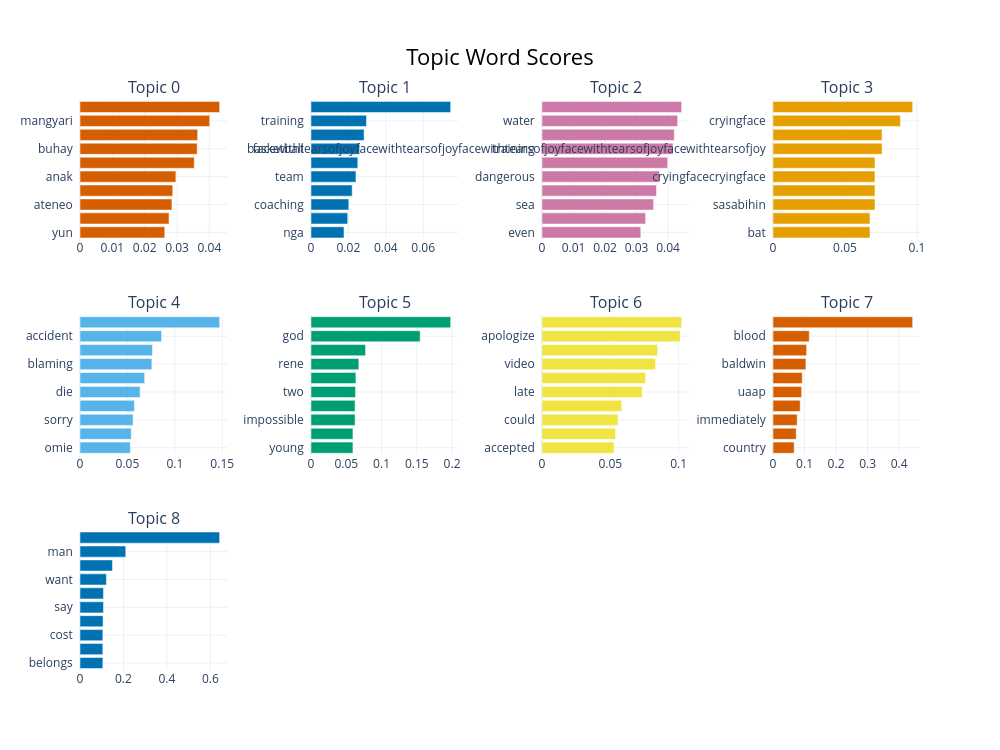

Source (notebook cell):
### Code cell
topic_model.visualize_barchart(top_n_topics=10, n_words=10)

### Figure 1 — Plotly figure (JSON) as saved in the notebook; plotly's stock layout.template omitted (floating-point values rounded to 4 significant figures)
{"data": [{"marker": {"color": "#D55E00"}, "orientation": "h", "type": "bar", "x": [0.02621, 0.02752, 0.02842, 0.02868, 0.02965, 0.03533, 0.03622, 0.03638, 0.04011, 0.04318], "xaxis": "x", "y": ["yun  ", "nyo  ", "ateneo  ", "nman  ", "anak  ", "sorry  ", "buhay  ", "wala  ", "mangyari  ", "yan  "], "yaxis": "y"}, {"marker": {"color": "#0072B2"}, "orientation": "h", "type": "bar", "x": [0.01764, 0.01962, 0.02021, 0.02203, 0.02404, 0.02502, 0.02599, 0.02839, 0.02967, 0.07468], "xaxis": "x2", "y": ["nga  ", "yan  ", "coaching  ", "ateneo  ", "team  ", "nya  ", "basketball  ", "players  ", "training  ", "coach  "], "yaxis": "y2"}, {"marker": {"color": "#CC79A7"}, "orientation": "h", "type": "bar", "x": [0.03134, 0.03287, 0.0354, 0.03633, 0.03731, 0.03985, 0.04157, 0.04197, 0.04302, 0.0443], "xaxis": "x3", "y": ["even  ", "waters  ", "sea  ", "open  ", "dangerous  ", "ocean  ", "training  ", "swimming  ", "water  ", "pool  "], "yaxis": "y3"}, {"marker": {"color": "#E69F00"}, "orientation": "h", "type": "bar", "x": [0.06736, 0.06736, 0.07083, 0.07083, 0.07083, 0.07083, 0.07573, 0.07573, 0.0885, 0.09699], "xaxis": "x4", "y": ["bat  ", "grinningfacewithsweat  ", "sasabihin  ", "eye  ", "cryingfacecryingface  ", "cryingfacecryingfacecryingface  ", "facewithtearsofjoyfacewithtearsofjoyfacewithtearsofjoyfacewithtearsofjoyfacewithtearsofjoy  ", "bruhh  ", "cryingface  ", "bald  "], "yaxis": "y4"}, {"marker": {"color": "#56B4E9"}, "orientation": "h", "type": "bar", "x": [0.05312, 0.05404, 0.056, 0.05735, 0.06336, 0.06818, 0.07577, 0.07644, 0.08602, 0.1473], "xaxis": "x5", "y": ["omie  ", "still  ", "sorry  ", "lives  ", "die  ", "act  ", "blaming  ", "happen  ", "accident  ", "negligence  "], "yaxis": "y5"}, {"marker": {"color": "#009E73"}, "orientation": "h", "type": "bar", "x": [0.05944, 0.05944, 0.06248, 0.06248, 0.06308, 0.06368, 0.0678, 0.0773, 0.1548, 0.198], "xaxis": "x6", "y": ["young  ", "divine  ", "impossible  ", "perhaps  ", "two  ", "pray  ", "rene  ", "find  ", "god  ", "justice  "], "yaxis": "y6"}, {"marker": {"color": "#F0E442"}, "orientation": "h", "type": "bar", "x": [0.05267, 0.0538, 0.05566, 0.05839, 0.07327, 0.07585, 0.08308, 0.08452, 0.1011, 0.1022], "xaxis": "x7", "y": ["accepted  ", "accountability  ", "could  ", "sorry  ", "late  ", "apologies  ", "video  ", "face  ", "apologize  ", "apology  "], "yaxis": "y7"}, {"marker": {"color": "#D55E00"}, "orientation": "h", "type": "bar", "x": [0.06714, 0.07358, 0.07665, 0.08618, 0.09076, 0.09279, 0.1044, 0.1066, 0.115, 0.4428], "xaxis": "x8", "y": ["country  ", "guy  ", "immediately  ", "resignation  ", "uaap  ", "tab  ", "baldwin  ", "hands  ", "blood  ", "resign  "], "yaxis": "y8"}, {"marker": {"color": "#0072B2"}, "orientation": "h", "type": "bar", "x": [0.1052, 0.1052, 0.1052, 0.1062, 0.1081, 0.1081, 0.1216, 0.1493, 0.2106, 0.6427], "xaxis": "x9", "y": ["belongs  ", "minutes  ", "cost  ", "time  ", "say  ", "enough  ", "want  ", "sorry  ", "man  ", "jail  "], "yaxis": "y9"}], "layout": {"annotations": [{"font": {"size": 16}, "showarrow": false, "text": "Topic 0", "x": 0.0875, "xanchor": "center", "xref": "paper", "y": 1, "yanchor": "bottom", "yref": "paper"}, {"font": {"size": 16}, "showarrow": false, "text": "Topic 1", "x": 0.3625, "xanchor": "center", "xref": "paper", "y": 1, "yanchor": "bottom", "yref": "paper"}, {"font": {"size": 16}, "showarrow": false, "text": "Topic 2", "x": 0.6375, "xanchor": "center", "xref": "paper", "y": 1, "yanchor": "bottom", "yref": "paper"}, {"font": {"size": 16}, "showarrow": false, "text": "Topic 3", "x": 0.9125, "xanchor": "center", "xref": "paper", "y": 1, "yanchor": "bottom", "yref": "paper"}, {"font": {"size": 16}, "showarrow": false, "text": "Topic 4", "x": 0.0875, "xanchor": "center", "xref": "paper", "y": 0.6222, "yanchor": "bottom", "yref": "paper"}, {"font": {"size": 16}, "showarrow": false, "text": "Topic 5", "x": 0.3625, "xanchor": "center", "xref": "paper", "y": 0.6222, "yanchor": "bottom", "yref": "paper"}, {"font": {"size": 16}, "showarrow": false, "text": "Topic 6", "x": 0.6375, "xanchor": "center", "xref": "paper", "y": 0.6222, "yanchor": "bottom", "yref": "paper"}, {"font": {"size": 16}, "showarrow": false, "text": "Topic 7", "x": 0.9125, "xanchor": "center", "xref": "paper", "y": 0.6222, "yanchor": "bottom", "yref": "paper"}, {"font": {"size": 16}, "showarrow": false, "text": "Topic 8", "x": 0.0875, "xanchor": "center", "xref": "paper", "y": 0.2444, "yanchor": "bottom", "yref": "paper"}], "height": 750, "hoverlabel": {"bgcolor": "white", "font": {"family": "Rockwell", "size": 16}}, "showlegend": false, "title": {"font": {"color": "Black", "size": 22}, "text": "Topic Word Scores", "x": 0.5, "xanchor": "center", "yanchor": "top"}, "width": 1000, "xaxis": {"anchor": "y", "domain": [0, 0.175], "showgrid": true}, "xaxis10": {"anchor": "y10", "domain": [0.275, 0.45], "showgrid": true}, "xaxis11": {"anchor": "y11", "domain": [0.55, 0.725], "showgrid": true}, "xaxis12": {"anchor": "y12", "domain": [0.825, 1], "showgrid": true}, "xaxis2": {"anchor": "y2", "domain": [0.275, 0.45], "showgrid": true}, "xaxis3": {"anchor": "y3", "domain": [0.55, 0.725], "showgrid": true}, "xaxis4": {"anchor": "y4", "domain": [0.825, 1], "showgrid": true}, "xaxis5": {"anchor": "y5", "domain": [0, 0.175], "showgrid": true}, "xaxis6": {"anchor": "y6", "domain": [0.275, 0.45], "showgrid": true}, "xaxis7": {"anchor": "y7", "domain": [0.55, 0.725], "showgrid": true}, "xaxis8": {"anchor": "y8", "domain": [0.825, 1], "showgrid": true}, "xaxis9": {"anchor": "y9", "domain": [0, 0.175], "showgrid": true}, "yaxis": {"anchor": "x", "domain": [0.7556, 1], "showgrid": true}, "yaxis10": {"anchor": "x10", "domain": [0, 0.2444], "showgrid": true}, "yaxis11": {"anchor": "x11", "domain": [0, 0.2444], "showgrid": true}, "yaxis12": {"anchor": "x12", "domain": [0, 0.2444], "showgrid": true}, "yaxis2": {"anchor": "x2", "domain": [0.7556, 1], "showgrid": true}, "yaxis3": {"anchor": "x3", "domain": [0.7556, 1], "showgrid": true}, "yaxis4": {"anchor": "x4", "domain": [0.7556, 1], "showgrid": true}, "yaxis5": {"anchor": "x5", "domain": [0.3778, 0.6222], "showgrid": true}, "yaxis6": {"anchor": "x6", "domain": [0.3778, 0.6222], "showgrid": true}, "yaxis7": {"anchor": "x7", "domain": [0.3778, 0.6222], "showgrid": true}, "yaxis8": {"anchor": "x8", "domain": [0.3778, 0.6222], "showgrid": true}, "yaxis9": {"anchor": "x9", "domain": [0, 0.2444], "showgrid": true}}}
